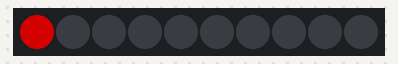
The sketch below on a simulated Arduino Uno, built with avr-gcc and run on an emulated ATmega328P. On the bench: 10 RGB LEDs in strip order, left to right. Dim RGB values are drawn brighter than linear.

Above: at 0.05 s.
At 0.55 s:
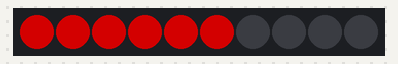
At 1.0 s:
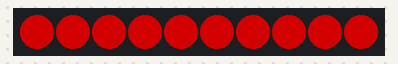
At 1.65 s:
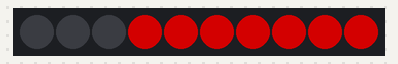
At 2.4 s:
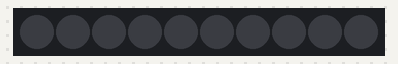
At 3.16 s:
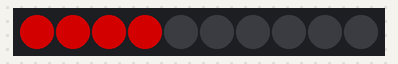

The sketch:

marquee.ino
```cpp
#include <Adafruit_NeoPixel.h>

#define NUMPIXELS 10
#define PIN 6

// From https://github.com/adafruit/Adafruit_NeoPixel
Adafruit_NeoPixel pixels(NUMPIXELS, PIN, NEO_GRB + NEO_KHZ800);

void setup() {
  pixels.begin();
  // 0 = off; 255 = full brightness
  pixels.setBrightness(127);
}

void loop() {
  for(int i = 0; i < NUMPIXELS; i++) {
    pixels.setPixelColor(i, pixels.Color(255, 0, 0));
    pixels.show();
    delay(100);
  }

  delay(400);

  for(int i = 0; i < NUMPIXELS; i++) {
    pixels.setPixelColor(i, pixels.Color(0, 0, 0));
    pixels.show();
    delay(100);
  }

  delay(400);
}
```

Measured:
- by itself, everything shown: repeats every 2.8 s, in 20 steps
- what the display in image 2 shows lasts 0.5 s, from 0.9 s to 1.4 s
